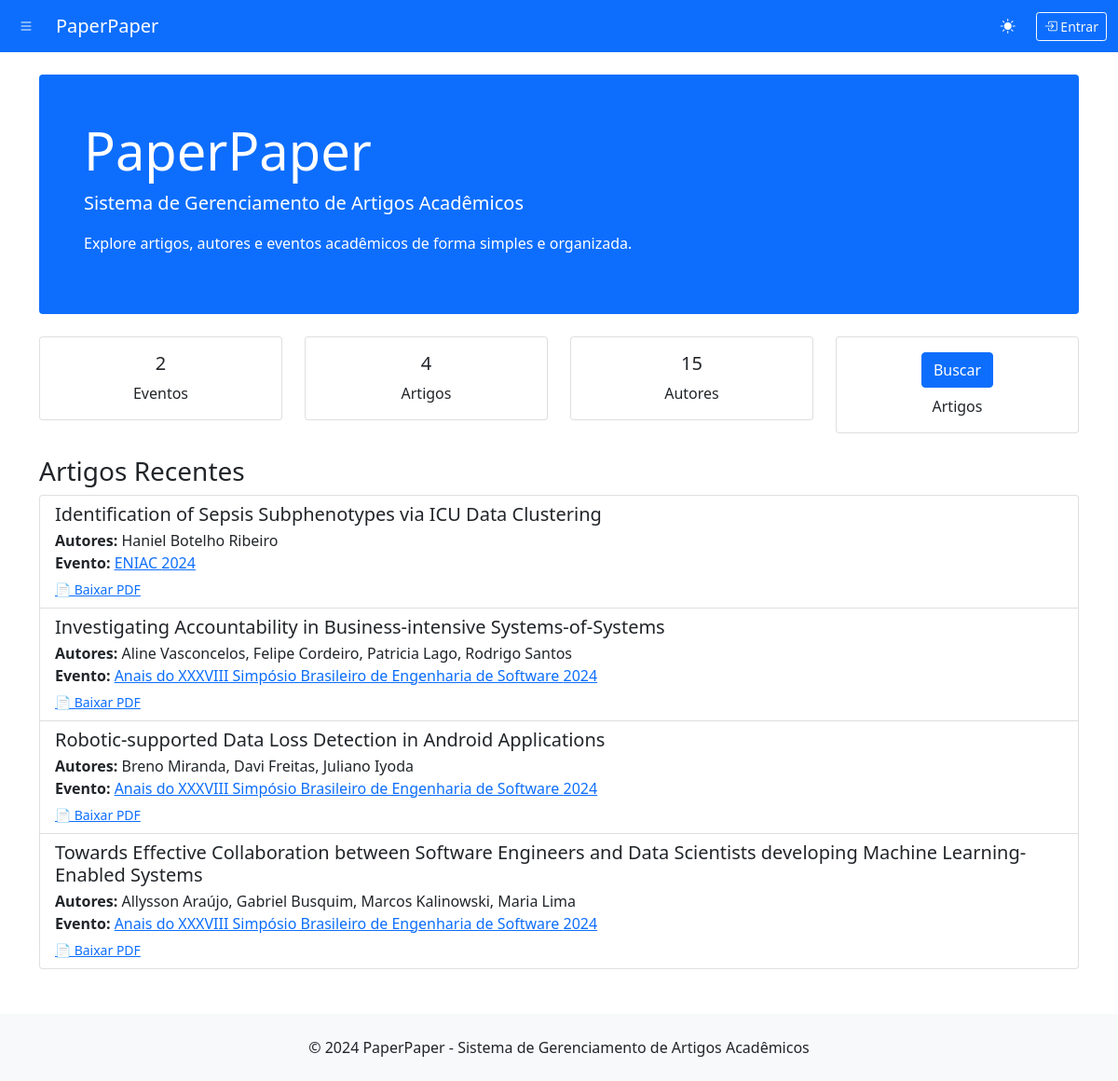
The app's page /, older data.
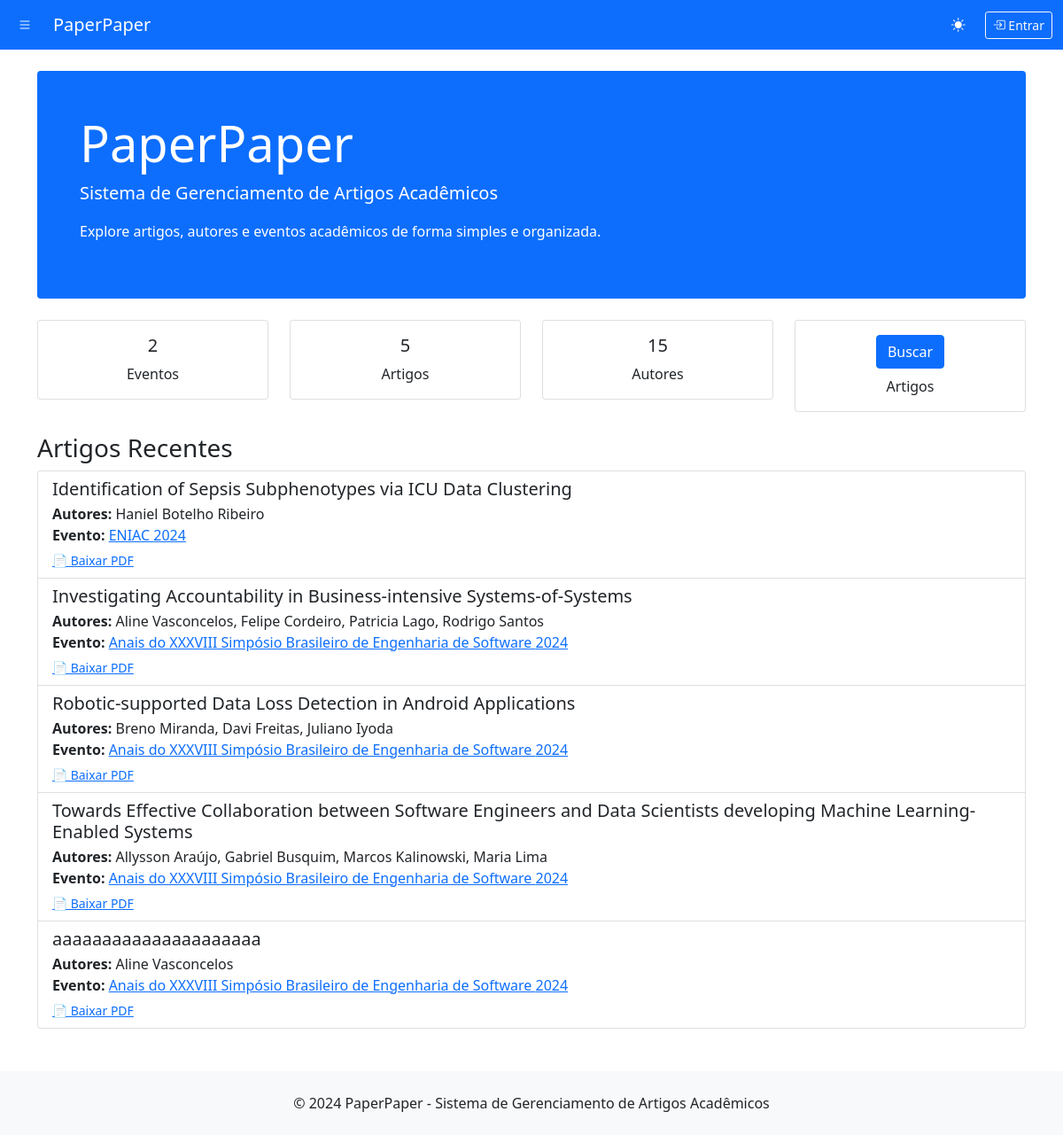
The same page, newer data.
### paperpaper/models.py (models this page shows, shortened)
class Article(models.Model):
    title = models.CharField(max_length=500, verbose_name="Título")
    authors = models.ManyToManyField(Author, related_name='articles', verbose_name="Autores")
    edition = models.ForeignKey(Edition, on_delete=models.CASCADE, related_name='articles')
    start_page = models.PositiveIntegerField(verbose_name="Página Inicial", null=True, blank=True)
    end_page = models.PositiveIntegerField(verbose_name="Página Final", null=True, blank=True)
    pdf_file = models.FileField(upload_to=article_pdf_upload_path, verbose_name="Arquivo PDF", null=True, blank=True)
    bibtex_key = models.CharField(max_length=100, verbose_name="Chave BibTeX", blank=True)
    slug = models.SlugField(max_length=600, blank=True)
    created_at = models.DateTimeField(auto_now_add=True)
    updated_at = models.DateTimeField(auto_now=True)
    class Meta:
        verbose_name = "Artigo"
        verbose_name_plural = "Artigos"
        ordering = ['-edition__year', 'title']
    @property
    def authors_list(self):
        return [author.full_name for author in self.authors.all()]
    @property
    def authors_string(self):
        return ", ".join(self.authors_list)

class Author(models.Model):
    full_name = models.CharField(max_length=200, verbose_name="Nome Completo")
    slug = models.SlugField(unique=True, blank=True)
    created_at = models.DateTimeField(auto_now_add=True)
    class Meta:
        verbose_name = "Autor"
        verbose_name_plural = "Autores"
        ordering = ['full_name']

class Edition(models.Model):
    event = models.ForeignKey(Event, on_delete=models.CASCADE, related_name='editions')
    year = models.PositiveIntegerField(verbose_name="Ano")
    location = models.CharField(max_length=200, verbose_name="Local")
    created_at = models.DateTimeField(auto_now_add=True)
    updated_at = models.DateTimeField(auto_now=True)
    class Meta:
        verbose_name = "Edição"
        verbose_name_plural = "Edições"
        unique_together = ['event', 'year']
        ordering = ['-year']

class Event(models.Model):
    name = models.CharField(max_length=200, verbose_name="Nome do Evento")
    acronym = models.CharField(max_length=20, unique=True, verbose_name="Sigla")
    promoting_entity = models.CharField(max_length=200, verbose_name="Entidade Promotora")
    slug = models.SlugField(unique=True, blank=True)
    created_at = models.DateTimeField(auto_now_add=True)
    updated_at = models.DateTimeField(auto_now=True)
    class Meta:
        verbose_name = "Evento"
        verbose_name_plural = "Eventos"
        ordering = ['name']

### paperpaper/views.py (the view)
# urls.py: 2. Add a URL to urlpatterns:  path('', views.home, name='home')
def home(request):
    context = {
        'events_count': Event.objects.count(),
        'articles_count': Article.objects.count(),
        'authors_count': Author.objects.count(),
        'recent_articles': Article.objects.select_related('edition__event').prefetch_related('authors')[:5]
    }
    return render(request, 'paperpaper/home.html', context)

### templates/paperpaper/home.html (shortened to what this page needs)
{% extends 'paperpaper/base.html' %}
{% block content %}
<div class="row">
    <div class="col-12">
        <div class="jumbotron bg-primary text-white p-5 rounded mb-4">
            <h1 class="display-4">PaperPaper</h1>
            <p class="lead">Sistema de Gerenciamento de Artigos Acadêmicos</p>
            <p>Explore artigos, autores e eventos acadêmicos de forma simples e organizada.</p>
        </div>
    </div>
</div>
<div class="row mb-4">
    <div class="col-md-3">
        <div class="card text-center">
            <div class="card-body">
                <h5 class="card-title">{{ events_count }}</h5>
                <p class="card-text">Eventos</p>
            </div>
        </div>
    </div>
    <div class="col-md-3">
        <div class="card text-center">
            <div class="card-body">
                <h5 class="card-title">{{ articles_count }}</h5>
                <p class="card-text">Artigos</p>
            </div>
        </div>
    </div>
    <div class="col-md-3">
        <div class="card text-center">
            <div class="card-body">
                <h5 class="card-title">{{ authors_count }}</h5>
                <p class="card-text">Autores</p>
            </div>
        </div>
    </div>
    <div class="col-md-3">
        <div class="card text-center">
            <div class="card-body">
                <h5 class="card-title">
                    <a href="{% url 'search_articles' %}" class="btn btn-primary">Buscar</a>
                </h5>
                <p class="card-text">Artigos</p>
            </div>
        </div>
    </div>
</div>
{% if recent_articles %}
<div class="row">
    <div class="col-12">
        <h3>Artigos Recentes</h3>
        <div class="list-group">
            {% for article in recent_articles %}
            <div class="list-group-item">
                <h5 class="mb-1">{{ article.title }}</h5>
                <p class="mb-1">
                    <strong>Autores:</strong> {{ article.authors_string }}<br>
                    <strong>Evento:</strong>
                    <a href="{% url 'edition_detail' article.edition.event.slug article.edition.year %}">
                        {{ article.edition.event.name }} {{ article.edition.year }}
                    </a>
                </p>
                {% if article.pdf_file %}
                <small><a href="{{ article.pdf_file.url }}" target="_blank">📄 Baixar PDF</a></small>
                {% endif %}
            </div>
            {% endfor %}
        </div>
    </div>
</div>
{% endif %}
{% endblock %}

Row changes from the older to the newer data that the page shows:
added Article: title "aaaaaaaaaaaaaaaaaaaaa", authors_string "Aline Vasconcelos", edition.event.name "Anais do XXXVIII Simpósio Brasileiro de Engenharia de Software", edition.year "2024"
Text that changed along with them:
{{ articles_count }}: "4" → "5"
